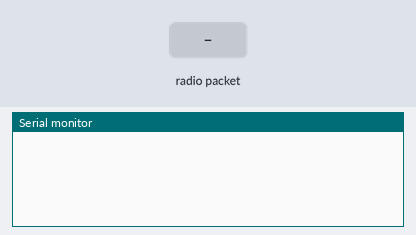
A sketch run on a simulated Arduino Uno, built with avr-gcc and run on an emulated ATmega328P. On the bench: the last lines printed to the serial monitor. The inputs (shaded band) are chosen by the test bench. No radio packets arrive unless stated.

Above: at 1.2 s.
1.3 s: radio packet "1" arrives
At 1.7 s:
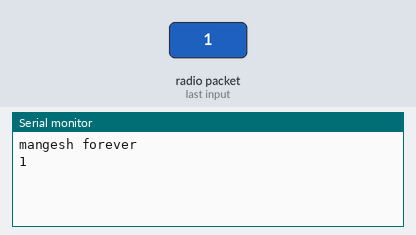
2.8 s: radio packet "0" arrives
At 4.0 s:
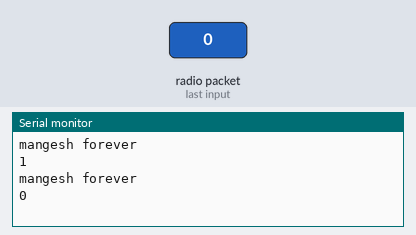
4.3 s: radio packet "2" arrives
At 5.2 s:
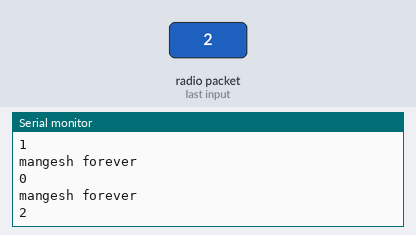

Measured:
- after the input at 1.3 s, the serial monitor: prints a new line at once (image 1)
- after the input at 2.8 s, the serial monitor: prints a new line at once (image 2)
- after the input at 4.3 s, the serial monitor: prints a new line at once (image 3)

The sketch:

NRFReceiver1.ino
```cpp
#include <SPI.h>
#include <nRF24L01.h>
#include <RF24.h>

//create an RF24 object
RF24 radio(9, 8);  // CE, CSN

//address through which two modules communicate.
const byte address[6] = "00001";
void setup()
{
  //while (!Serial);
  Serial.begin(9600);
  radio.begin();
  radio.openReadingPipe(0, address);
  radio.setPALevel(RF24_PA_MIN);
  radio.startListening();
}

void loop()
{
  if (radio.available())
  {
    char text[32] = {0};
    radio.read(&text, sizeof(text));
    Serial.println("mangesh forever");
    Serial.println( text);

  }
}
```
